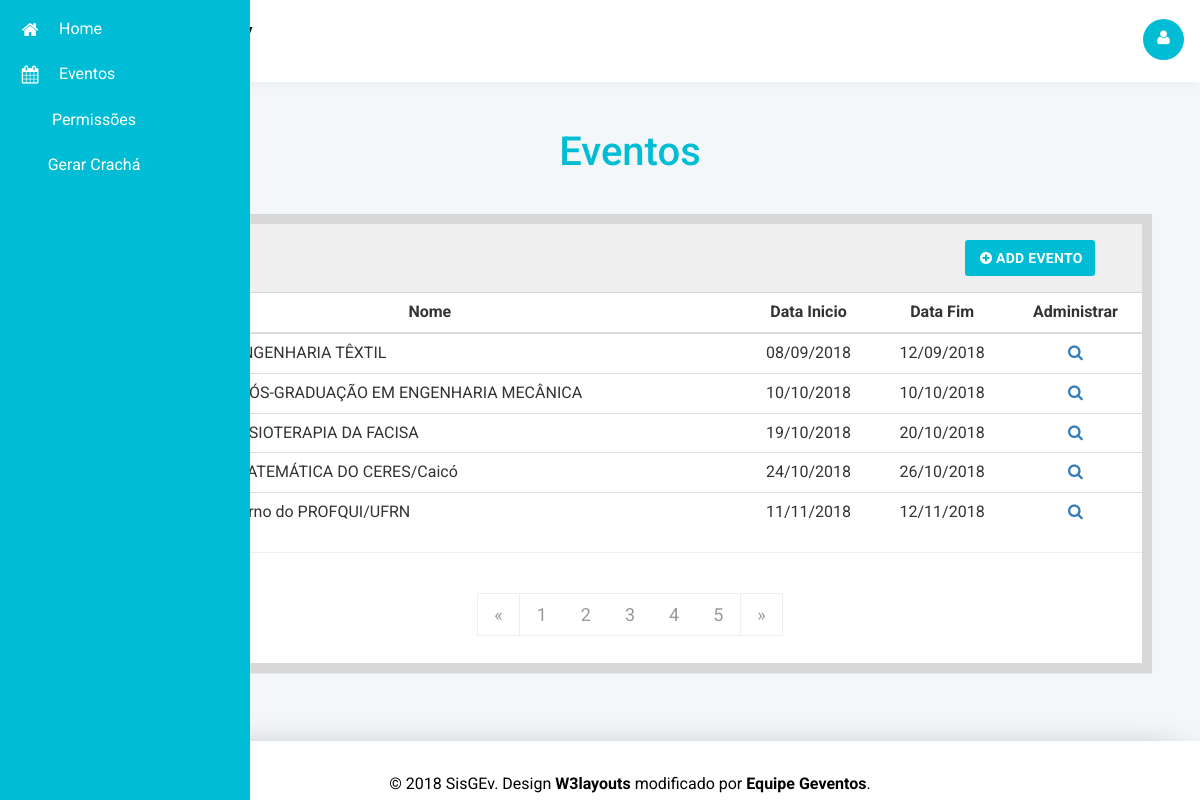
/adm-eventos.php (signed in), run on the app's committed database.
### tables this page shows
CREATE TABLE `evento`(
  `id_evento` int(10) auto_increment,
  `nome` varchar(50) not null,
  `data_ini` date not null,
  `data_fim` date not null,
  `sobre` text,
  `programacao` text,
  `contatos` varchar(100),
  primary key (`id_evento`)
);

### classes/Conexao.php (called while the page is built, shortened)
<?php
class Conexao {
    protected $servidor;
    protected $usuario;
    protected $senha;
    protected $nomeBanco;
    protected $banco;
    function getServidor() {
        return $this->servidor;
    }
    function getUsuario() {
        return $this->usuario;
    }
    function getSenha() {
        return $this->senha;
    }
    function getNomeBanco() {
        return $this->nomeBanco;
    }
    function getBanco() {
        return $this->banco;
    }
    function setServidor($servidor) {
        $this->servidor = $servidor;
    }
    function setUsuario($usuario) {
        $this->usuario = $usuario;
    }
    function setSenha($senha) {
        $this->senha = $senha;
    }
    function setNomeBanco($nomeBanco) {
        $this->nomeBanco = $nomeBanco;
    }
    public function Conectar() {
        $this->banco = new mysqli(
        $this->getServidor(),
        $this->getUsuario(),
        $this->getSenha(),
        $this->getNomeBanco()
        );
    }
}

### tabEventosBE.php (the view, shortened to what this page needs)
<div class="bs-docs-example wow fadeInUp animated" data-wow-delay=".5s">
	<table class="table table-hover">
		<thead>
			<tr>
				<th>Nome</th>
				<th>Data Inicio</th>
				<th>Data Fim</th>
				<th>Administrar</th>
			</tr>
		</thead>
		<tbody>
		<tr>
			<?php while ($linhas = mysqli_fetch_array($con)){?>
			<td ><?php echo $linhas["nome"]; ?></td>
			<td align="center"><?php echo date ("d/m/Y", strtotime($linhas['data_ini']));?></td>
			<td align="center"><?php echo date ("d/m/Y", strtotime($linhas['data_fim']));?></td>
			<td  align="center">  <a class="fa fa-search" href="eventodetalhes.php?id_evento=<?php echo $linhas[0];?>"></a> </td>
		</tr>
		<?php } ?>
	</tbody>
</table>
</div>
<hr>
<nav align="center">
	<ul class="pagination pagination-lg">
		<li><a href="#" aria-label="Previous"><span aria-hidden="true">«</span></a></li>
		<li><a href="#">1</a></li>
		<li><a href="#">2</a></li>
		<li><a href="#">3</a></li>
		<li><a href="#">4</a></li>
		<li><a href="#">5</a></li>
		<li><a href="#" aria-label="Next"><span aria-hidden="true">»</span></a></li>
	</ul>
</nav>

### data on the page
evento: nome "V SEMANA DE ENGENHARIA TÊXTIL", data_ini "08/09/2018", data_fim "12/09/2018"
evento: nome "SEMINÁRIO DA PÓS-GRADUAÇÃO EM ENGENHARIA MECÂNICA", data_ini "10/10/2018", data_fim "10/10/2018"
evento: nome "I SIMPÓSIO DE FISIOTERAPIA DA FACISA", data_ini "19/10/2018", data_fim "20/10/2018"
evento: nome "V SEMANA DE MATEMÁTICA DO CERES/Caicó", data_ini "24/10/2018", data_fim "26/10/2018"
evento: nome "1º. Simpósio Interno do PROFQUI/UFRN", data_ini "11/11/2018", data_fim "12/11/2018"
